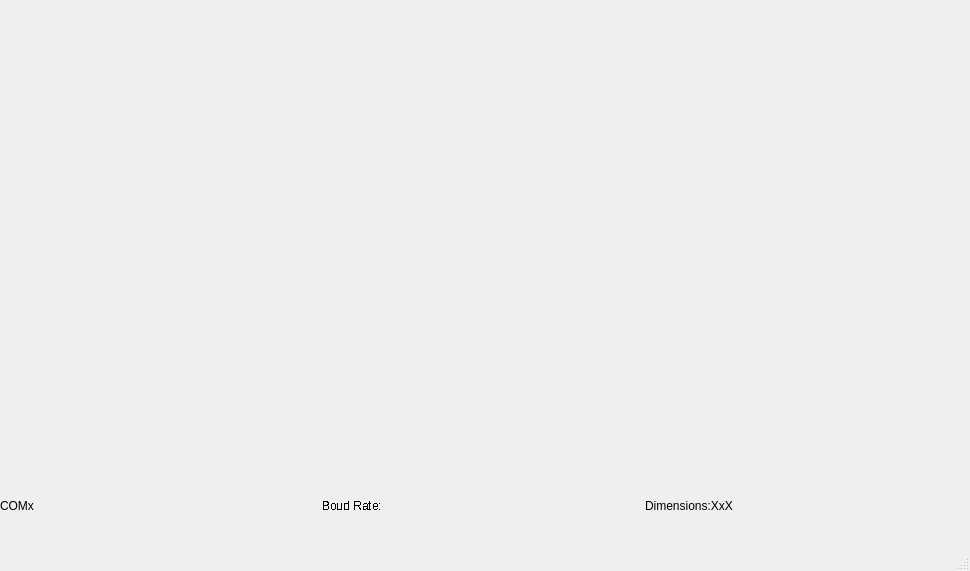
<?xml version="1.0" encoding="UTF-8"?>
<ui version="4.0">
 <class>MainWindow</class>
 <widget class="QMainWindow" name="MainWindow">
  <property name="geometry">
   <rect>
    <x>0</x>
    <y>0</y>
    <width>970</width>
    <height>571</height>
   </rect>
  </property>
  <property name="windowTitle">
   <string>MainWindow</string>
  </property>
  <widget class="QWidget" name="centralwidget">
   <widget class="QWidget" name="gridLayoutWidget">
    <property name="geometry">
     <rect>
      <x>0</x>
      <y>10</y>
      <width>961</width>
      <height>511</height>
     </rect>
    </property>
    <layout class="QGridLayout" name="gridLayout">
     <item row="2" column="1">
      <widget class="QLabel" name="label_boud">
       <property name="maximumSize">
        <size>
         <width>16777215</width>
         <height>30</height>
        </size>
       </property>
       <property name="font">
        <font>
         <stylestrategy>NoAntialias</stylestrategy>
        </font>
       </property>
       <property name="text">
        <string>Boud Rate:</string>
       </property>
      </widget>
     </item>
     <item row="2" column="0">
      <widget class="QLabel" name="label_com">
       <property name="enabled">
        <bool>true</bool>
       </property>
       <property name="text">
        <string>COMx</string>
       </property>
      </widget>
     </item>
     <item row="0" column="0" colspan="3">
      <widget class="QWidget" name="widget" native="true"/>
     </item>
     <item row="2" column="2">
      <widget class="QLabel" name="label_dim">
       <property name="text">
        <string>Dimensions:XxX</string>
       </property>
      </widget>
     </item>
     <item row="1" column="1">
      <spacer name="verticalSpacer">
       <property name="orientation">
        <enum>Qt::Vertical</enum>
       </property>
       <property name="sizeType">
        <enum>QSizePolicy::Ignored</enum>
       </property>
       <property name="sizeHint" stdset="0">
        <size>
         <width>20</width>
         <height>40</height>
        </size>
       </property>
      </spacer>
     </item>
    </layout>
   </widget>
  </widget>
  <widget class="QMenuBar" name="menubar">
   <property name="geometry">
    <rect>
     <x>0</x>
     <y>0</y>
     <width>970</width>
     <height>25</height>
    </rect>
   </property>
  </widget>
  <widget class="QStatusBar" name="statusbar"/>
 </widget>
 <resources/>
 <connections/>
</ui>
